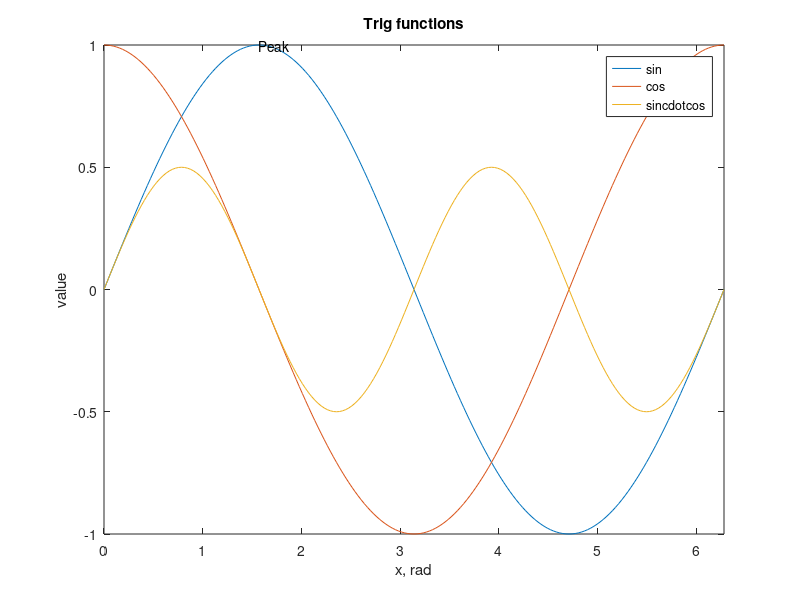

Here is the MATLAB script that generated this plot: (Note: this script raises an error after producing the figure.)
% 정답 11: 플롯 스크립트 수정본
clear, clc, clf
x = 0:pi/100:2*pi;
y1 = sin(x);
y2 = cos(x);
Y = [y1; y2];
plot(x, Y)
hold on
plot(x, y1.*y2, LineWidth = 2)            % "LineWidth" = 2 는 문법 오류
hold off                                  % hold on 뒤에는 hold off
legend("sin", "cos", "sin\cdotcos")       % 선 3개 → 항목 3개
axis([0 2*pi -1 1])                       % [xmin xmax ymin ymax] 순서
title("Trig functions")
xlabel("x, rad"), ylabel("value")         % 명령 사이에 쉼표
text(pi/2, 1, "Peak")                     % text(x, y, 문자열)
theme(gcf, "light")              % R2026a 기본 테마는 dark 라 밝게 바꿔 저장한다
exportgraphics(gcf, '../img/a11_plot_bugs.png')
